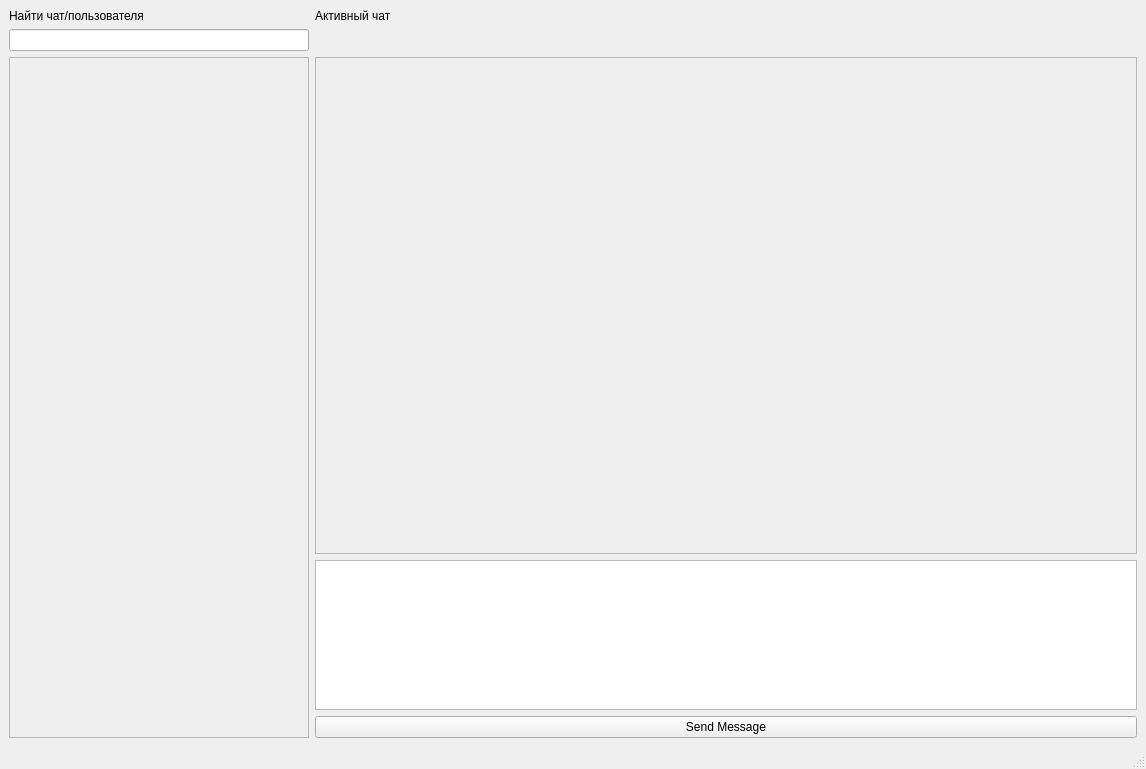
<?xml version="1.0" encoding="UTF-8"?>
<ui version="4.0">
 <class>Messenger</class>
 <widget class="QMainWindow" name="Messenger">
  <property name="geometry">
   <rect>
    <x>0</x>
    <y>0</y>
    <width>1146</width>
    <height>769</height>
   </rect>
  </property>
  <property name="windowTitle">
   <string>MainWindow</string>
  </property>
  <widget class="QWidget" name="centralwidget">
   <layout class="QGridLayout" name="gridLayout">
    <item row="2" column="1">
     <widget class="QScrollArea" name="scrollArea_Chat">
      <property name="widgetResizable">
       <bool>true</bool>
      </property>
      <widget class="QWidget" name="scrollAreaChatWidgetContents">
       <property name="geometry">
        <rect>
         <x>0</x>
         <y>0</y>
         <width>815</width>
         <height>442</height>
        </rect>
       </property>
       <layout class="QVBoxLayout" name="verticalLayout_4">
        <item>
         <widget class="QWidget" name="chatContainer" native="true">
          <widget class="QWidget" name="verticalLayoutWidget_2">
           <property name="geometry">
            <rect>
             <x>9</x>
             <y>9</y>
             <width>771</width>
             <height>401</height>
            </rect>
           </property>
           <layout class="QVBoxLayout" name="chatLayout"/>
          </widget>
         </widget>
        </item>
       </layout>
      </widget>
     </widget>
    </item>
    <item row="3" column="1">
     <widget class="QTextEdit" name="textEdit">
      <property name="maximumSize">
       <size>
        <width>16777215</width>
        <height>150</height>
       </size>
      </property>
     </widget>
    </item>
    <item row="0" column="0">
     <widget class="QLabel" name="label_Search">
      <property name="text">
       <string>Найти чат/пользователя</string>
      </property>
     </widget>
    </item>
    <item row="1" column="0">
     <widget class="QLineEdit" name="lineEdit_Search">
      <property name="maximumSize">
       <size>
        <width>300</width>
        <height>16777215</height>
       </size>
      </property>
     </widget>
    </item>
    <item row="4" column="1">
     <widget class="QPushButton" name="pushButton_SendMes">
      <property name="text">
       <string>Send Message</string>
      </property>
     </widget>
    </item>
    <item row="2" column="0" rowspan="3">
     <widget class="QScrollArea" name="scrollArea_Contacts">
      <property name="maximumSize">
       <size>
        <width>300</width>
        <height>16777215</height>
       </size>
      </property>
      <property name="widgetResizable">
       <bool>true</bool>
      </property>
      <widget class="QWidget" name="scrollAreaContactsWidgetContents">
       <property name="geometry">
        <rect>
         <x>0</x>
         <y>0</y>
         <width>298</width>
         <height>635</height>
        </rect>
       </property>
       <layout class="QVBoxLayout" name="verticalLayout">
        <item>
         <widget class="QWidget" name="contactsContainer" native="true">
          <widget class="QWidget" name="verticalLayoutWidget">
           <property name="geometry">
            <rect>
             <x>9</x>
             <y>9</y>
             <width>261</width>
             <height>591</height>
            </rect>
           </property>
           <layout class="QVBoxLayout" name="contactsLayout"/>
          </widget>
         </widget>
        </item>
       </layout>
      </widget>
     </widget>
    </item>
    <item row="0" column="1">
     <widget class="QLabel" name="label_ActiveChat">
      <property name="text">
       <string>Активный чат</string>
      </property>
     </widget>
    </item>
    <item row="1" column="1">
     <widget class="QLabel" name="Label_ActiveChatID">
      <property name="text">
       <string/>
      </property>
     </widget>
    </item>
   </layout>
  </widget>
  <widget class="QMenuBar" name="menubar">
   <property name="geometry">
    <rect>
     <x>0</x>
     <y>0</y>
     <width>1146</width>
     <height>26</height>
    </rect>
   </property>
  </widget>
  <widget class="QStatusBar" name="statusbar"/>
 </widget>
 <resources/>
 <connections/>
</ui>
